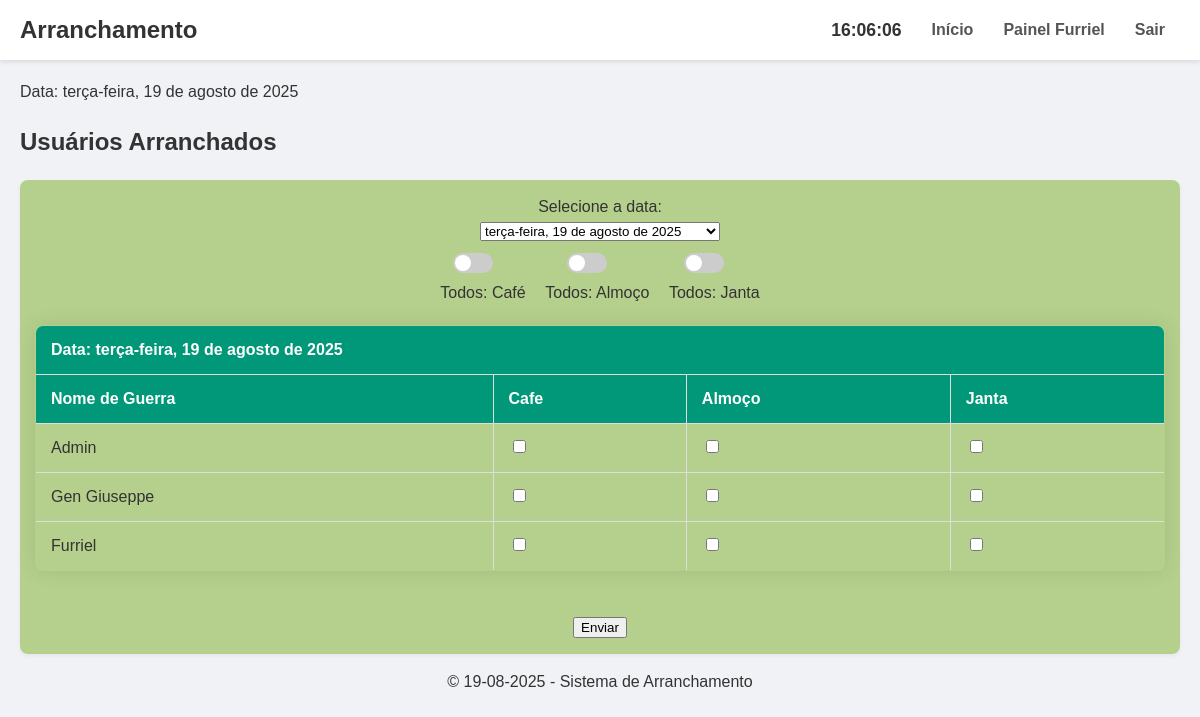
Page /config/furriel/furriel.php (signed in) on the earlier database version.
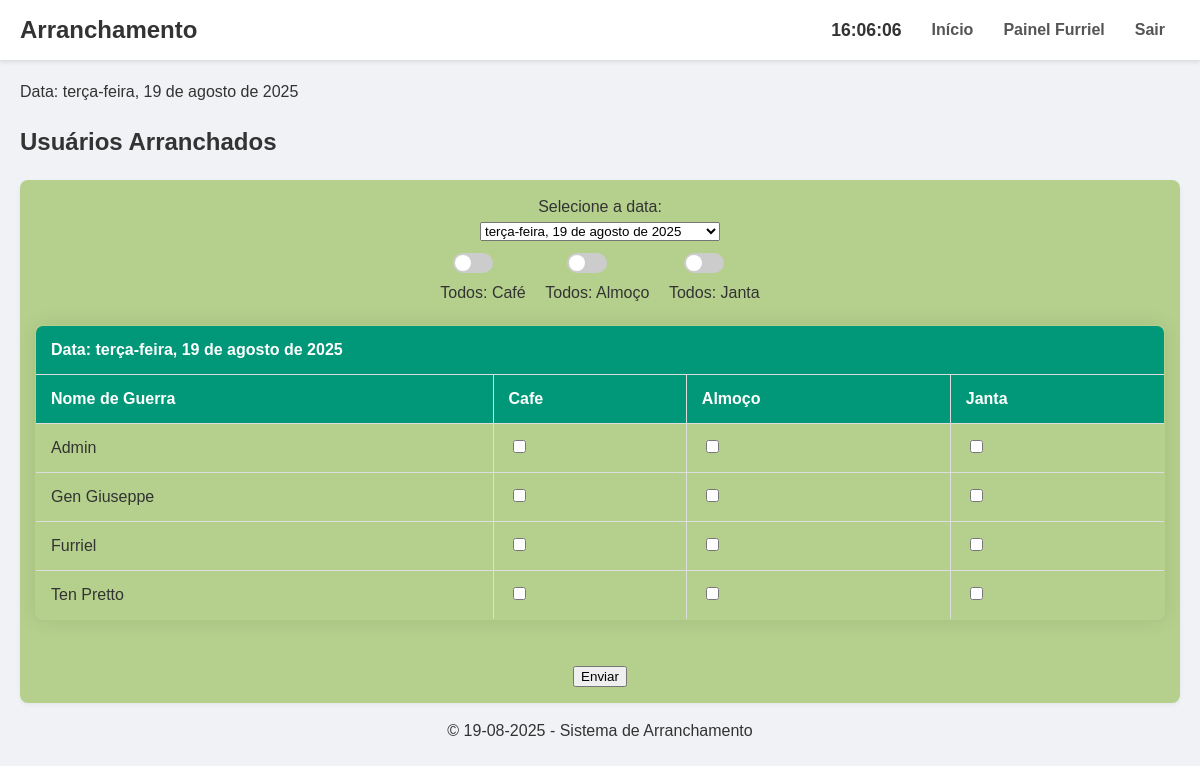
Same page on the later database version.
### tables this page shows
CREATE TABLE users (
    id INTEGER PRIMARY KEY AUTOINCREMENT,
    username TEXT NOT NULL UNIQUE,
    password TEXT NOT NULL,
    nome_pg TEXT NOT NULL,
    role TEXT CHECK(role IN ('admin','furriel','comum')) NOT NULL DEFAULT 'comum',
    grupo INTEGER NOT NULL
);

### config/furriel/furriel.php (the view, shortened to what this page needs)
<?php
include __DIR__ . '/../../lib/header.php';
$start = new DateTime('now');
$end = clone $start;
$end->add(new DateInterval('P10D'));
$formatter = new IntlDateFormatter(
    'pt_BR',
    IntlDateFormatter::FULL,
    IntlDateFormatter::NONE,
    'America/Sao_Paulo',
    IntlDateFormatter::GREGORIAN
);
$interval = new DateInterval('P1D');
$dates = new DatePeriod(
    $start,
    $interval,
    $end
);
$today = $formatter->format($start);
echo "Data: ". $today;
echo '<h2>Usuários Arranchados</h2>';
    try {
        $pdo = DbConnection();
        $stmt = $pdo->query("SELECT id, username, nome_pg, role, grupo FROM users");
        $users = $stmt->fetchAll(PDO::FETCH_ASSOC);
        echo "<form>";
        echo "<div class=\"card\" align='center' id=\"formulario\">";
        echo "Selecione a data:<br>
        <select name=\"dia\" id=\"dia\" >";
        foreach($dates as $index => $date){
            if($index == 0){
                echo "<option value=\"" . $date->format('Y-m-d') . "\" selected>" . $formatter->format($date) . "</option>";
            } else {
                echo "<option value=\"" . $date->format('Y-m-d') . "\">" . $formatter->format($date) . "</option>";
            }
        }
        echo "</select>";
        echo "
            <div id='seltudo'>
            <div class='switch-container'>
                <label class='switch'>
                <input type='checkbox' id='tudoCafe'>
                <span class='slider round'></span>
                </label>
                <div>Todos: Café</div>
            </div>
            <div class='switch-container'>
                <label class='switch'>
                <input type='checkbox' id='tudoAlmoco'>
                <span class='slider round'></span>
                </label>
                <div>Todos: Almoço</div>
            </div>
            <div class='switch-container'>
                <label class='switch'>
                <input type='checkbox' id='tudoJanta'>
                <span class='slider round'></span>
                </label>
                <div>Todos: Janta</div>
            </div>
            </div>";
        echo "<table id=\"tabela\" align='center' width='80%' border='1'>
                <tr>
                    <th id=\"diaselecionado\" colspan=\"4\" align=\"center\">  </th>
                </tr>
                <th align=\"center\>Usuario(username)</th>
                <th align=\"center\>Nome de Guerra</th>
                <th align=\"center\">Cafe</th>
                <th align=\"center\">Almoço</th>
                <th align=\"center\">Janta</th>
            </tr>";
        foreach ($users as $user) {
            echo "<tr class=\"user-row\" data-id=\"" . $user['id'] . "\">";
            echo "<td align=\"center\">" . htmlspecialchars($user['nome_pg']) . "</td>";
            echo "<td align=\"center\">" . "<input class=\"ck\" type=checkbox data-refeicao=\"cafe\" >" . "</td>";
            echo "<td align=\"center\">" . "<input class=\"ck\" type=checkbox data-refeicao=\"almoco\" >" . "</td>";
            echo "<td align=\"center\">" . "<input class=\"ck\" type=checkbox data-refeicao=\"janta\" >" . "</td>";
            echo "</tr>";
        }
        echo "</table>";
        echo "<br><button align=\"center\" id=\"btn_enviar\" type=\"button\" >Enviar</button>";
        echo "</form>";
    } catch (PDOException $e) {
        echo "<strong>ERRO:</strong> " . htmlspecialchars($e->getMessage());
    }
include __DIR__ . '/../../lib/footer.php';
?>

Differences in the rows shown:
added users: nome_pg "Ten Pretto"
